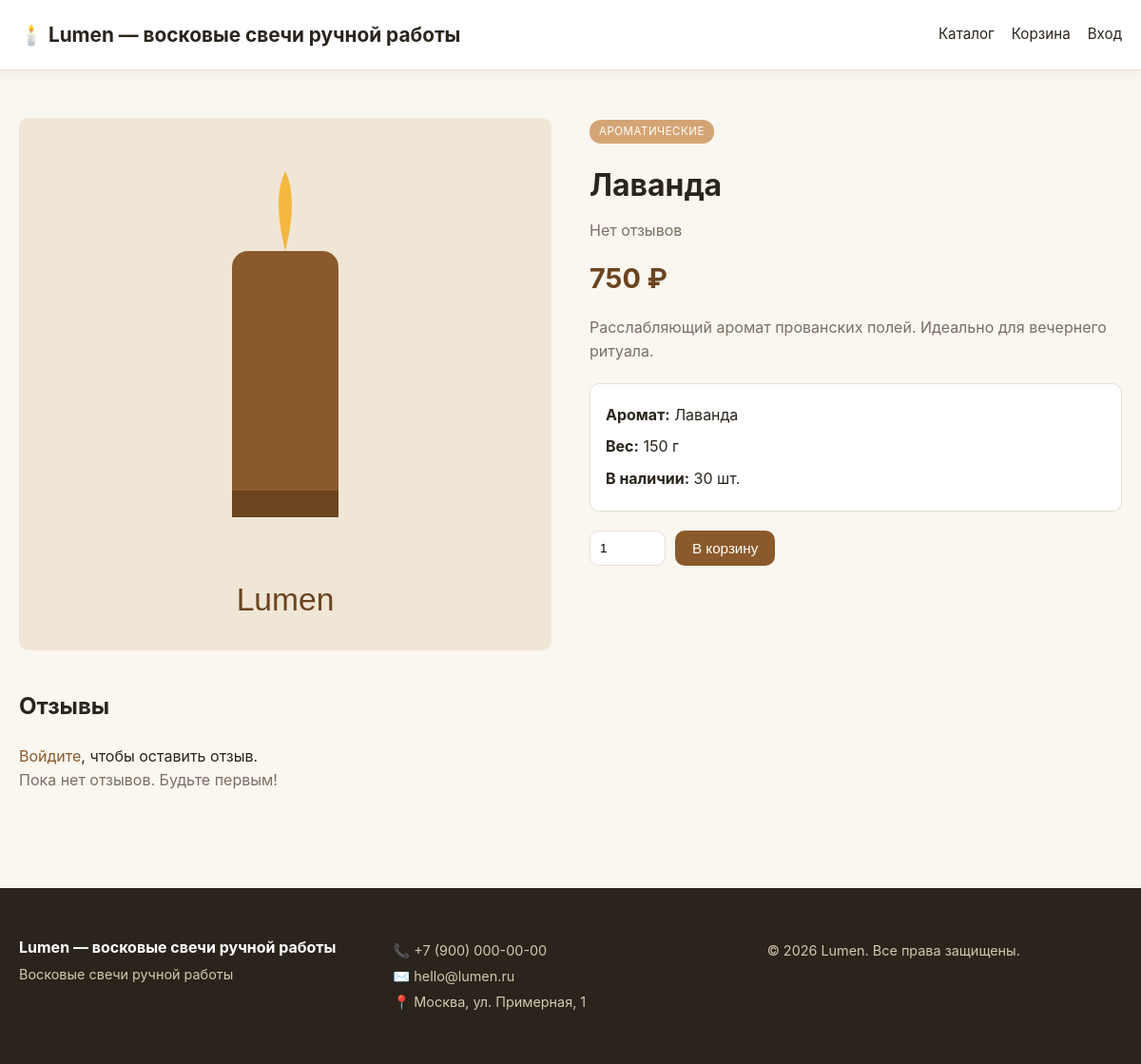
/product.php?id=2, run on the app's committed database.
### tables this page shows
CREATE TABLE IF NOT EXISTS products (
    id INT AUTO_INCREMENT PRIMARY KEY,
    category_id INT,
    name VARCHAR(200) NOT NULL,
    description TEXT,
    price DECIMAL(10,2) NOT NULL,
    stock INT DEFAULT 0,
    image VARCHAR(255),
    aroma VARCHAR(100),
    weight INT,
    active TINYINT(1) DEFAULT 1,
    created_at TIMESTAMP DEFAULT CURRENT_TIMESTAMP,
    FOREIGN KEY (category_id) REFERENCES categories(id) ON DELETE SET NULL
);

CREATE TABLE IF NOT EXISTS categories (
    id INT AUTO_INCREMENT PRIMARY KEY,
    name VARCHAR(100) NOT NULL,
    slug VARCHAR(100) UNIQUE NOT NULL
);

### includes/db.php (called while the page is built)
<?php
$cfg = require __DIR__ . '/../config.php';
$dsn = "mysql:host={$cfg['db']['host']};dbname={$cfg['db']['dbname']};charset={$cfg['db']['charset']}";
try {
    $pdo = new PDO($dsn, $cfg['db']['user'], $cfg['db']['pass'], [
        PDO::ATTR_ERRMODE => PDO::ERRMODE_EXCEPTION,
        PDO::ATTR_DEFAULT_FETCH_MODE => PDO::FETCH_ASSOC,
        PDO::ATTR_EMULATE_PREPARES => false,
    ]);
} catch (PDOException $e) {
    die('Ошибка подключения к БД: ' . htmlspecialchars($e->getMessage()));
}
function db(): PDO {
    static $instance = null;
    if ($instance === null) {
        global $pdo;
        $instance = $pdo;
    }
    return $instance;
}

### includes/functions.php (called while the page is built, shortened)
<?php
require_once __DIR__ . '/db.php';
function e($s){ return htmlspecialchars((string)$s, ENT_QUOTES, 'UTF-8'); }
function setting(string $key, $default = '') {
    static $cache = null;
    if ($cache === null) {
        $rows = db()->query("SELECT `key`, value FROM settings")->fetchAll();
        $cache = [];
        foreach ($rows as $r) $cache[$r['key']] = $r['value'];
    }
    return $cache[$key] ?? $default;
}
function current_user() {
    return $_SESSION['user'] ?? null;
}
function product_image($img) {
    return 'assets/placeholder.svg';
}
function money($v) {
    return number_format((float)$v, 0, ',', ' ') . ' ' . setting('currency', '₽');
}

### product.php (the view, shortened to what this page needs)
<?php
require_once __DIR__ . '/includes/functions.php';
$id = (int)($_GET['id'] ?? 0);
$stmt = db()->prepare("SELECT p.*, c.name AS category_name FROM products p LEFT JOIN categories c ON p.category_id=c.id WHERE p.id=? AND p.active=1");
$stmt->execute([$id]);
$p = $stmt->fetch();
$rev = db()->prepare("SELECT COUNT(*) cnt, AVG(rating) avg FROM reviews WHERE product_id=? AND approved=1");
$rev->execute([$id]);
$rev = $rev->fetch();
$reviews = db()->prepare("SELECT r.*, u.name FROM reviews r JOIN users u ON r.user_id=u.id WHERE r.product_id=? AND r.approved=1 ORDER BY r.created_at DESC");
$reviews->execute([$id]);
$reviews = $reviews->fetchAll();
require __DIR__ . '/includes/header.php';
?>
<div class="product-detail">
  <div class="pd-image">
    <img src="<?= product_image($p['image']) ?>" alt="<?= e($p['name']) ?>">
  </div>
  <div class="pd-info">
    <?php if($p['category_name']): ?><span class="cat-tag"><?= e($p['category_name']) ?></span><?php endif; ?>
    <h1><?= e($p['name']) ?></h1>
    <div class="rating-summary">
      <?php if($rev['cnt']>0): ?>
        <?php for($i=1;$i<=5;$i++): ?><span class="<?= $i<=round($rev['avg'])?'star-filled':'star-empty' ?>">★</span><?php endfor; ?>
        <span><?= number_format($rev['avg'],1) ?> (<?= $rev['cnt'] ?>)</span>
      <?php else: ?>
        <span class="muted">Нет отзывов</span>
      <?php endif; ?>
    </div>
    <p class="big-price"><?= money($p['price']) ?></p>
    <p class="description"><?= nl2br(e($p['description'])) ?></p>
    <div class="specs">
      <?php if($p['aroma']): ?><div><strong>Аромат:</strong> <?= e($p['aroma']) ?></div><?php endif; ?>
      <?php if($p['weight']): ?><div><strong>Вес:</strong> <?= $p['weight'] ?> г</div><?php endif; ?>
      <div><strong>В наличии:</strong> <?= $p['stock'] ?> шт.</div>
    </div>
    <?php if($p['stock']>0): ?>
      <form method="post" action="/cart.php" class="add-to-cart-form">
        <input type="number" name="qty" value="1" min="1" max="<?= $p['stock'] ?>">
        <button class="btn btn-primary">В корзину</button>
      </form>
    <?php else: ?>
      <p class="out-of-stock">Товара нет в наличии</p>
    <?php endif; ?>
  </div>
</div>
<section class="reviews-section">
  <h2>Отзывы</h2>
  <?php if(current_user()): ?>
    <form method="post" class="review-form">
      <input type="hidden" name="csrf" value="<?= csrf_token() ?>">
      <input type="hidden" name="action" value="review">
      <div class="star-input" id="starInput">
        <?php for($i=1;$i<=5;$i++): ?>
          <span data-val="<?= $i ?>">★</span>
        <?php endfor; ?>
        <input type="hidden" name="rating" id="ratingInput" value="5" required>
      </div>
      <textarea name="comment" placeholder="Ваш отзыв..." required></textarea>
      <button class="btn btn-primary">Отправить отзыв</button>
    </form>
  <?php else: ?>
    <p><a href="/auth.php">Войдите</a>, чтобы оставить отзыв.</p>
  <?php endif; ?>
  <div class="reviews-list">
    <?php if(!$reviews): ?>
      <p class="muted">Пока нет отзывов. Будьте первым!</p>
    <?php else: foreach($reviews as $r): ?>
      <article class="review">
        <header>
          <strong><?= e($r['name']) ?></strong>
          <span class="stars"><?php for($i=1;$i<=5;$i++): ?><span class="<?= $i<=$r['rating']?'star-filled':'star-empty' ?>">★</span><?php endfor; ?></span>
          <time><?= date('d.m.Y', strtotime($r['created_at'])) ?></time>
        </header>
        <p><?= nl2br(e($r['comment'])) ?></p>
      </article>
    <?php endforeach; endif; ?>
  </div>
</section>
<?php require __DIR__ . '/includes/footer.php'; ?>

### assets/style.css (style rules this page uses)
:root { --bg:#faf6f0; --card:#fff; --text:#2a241c; --muted:#7a6f60; --primary:#8b5a2b; --primary-dark:#6b4420; --accent:#d4a574; --border:#e8dfd2; --success:#2d7a4f; --error:#b33a3a; --radius:10px; --shadow:0 2px 12px rgba(90,60,20,.08); }
* { box-sizing:border-box;margin:0;padding:0 }
body { font-family:-apple-system,BlinkMacSystemFont,'Segoe UI',Roboto,sans-serif;background:var(--bg);color:var(--text);line-height:1.6;min-height:100vh;display:flex;flex-direction:column }
a { color:var(--primary);text-decoration:none }
img { max-width:100%;display:block }
.cat-tag { display:inline-block;background:var(--accent);color:#fff;font-size:.72rem;padding:3px 10px;border-radius:12px;margin-bottom:8px;text-transform:uppercase;letter-spacing:.5px }
.btn { display:inline-block;padding:10px 18px;border:none;border-radius:var(--radius);font-size:.95rem;cursor:pointer;transition:all .2s;text-decoration:none;background:var(--border);color:var(--text) }
.btn-primary { background:var(--primary);color:#fff }
.product-detail { display:grid;grid-template-columns:1fr 1fr;gap:40px;margin:30px 0 }
.pd-image img { width:100%;border-radius:var(--radius);background:#eee;aspect-ratio:1;object-fit:cover }
.pd-info h1 { font-size:2rem;margin:10px 0 }
.big-price { font-size:1.8rem;font-weight:700;color:var(--primary-dark);margin:15px 0 }
.description { color:var(--muted);margin-bottom:20px }
.specs { background:var(--card);padding:16px;border-radius:var(--radius);margin-bottom:20px;border:1px solid var(--border) }
.specs div { padding:4px 0 }
.add-to-cart-form { display:flex;gap:10px;align-items:center }
.add-to-cart-form input[type=number] { width:80px;padding:10px;border:1px solid var(--border);border-radius:var(--radius) }
.rating-summary { display:flex;align-items:center;gap:6px;color:var(--muted);margin-bottom:8px }
.reviews-section { margin:40px 0 }
.reviews-section h2 { margin-bottom:20px }
.muted { color:var(--muted) }

### data on the page
products: category.name "АРОМАТИЧЕСКИЕ", name "Лаванда", price "750 ₽", description "Расслабляющий аромат прованских полей. Идеально для вечернего ритуала.", aroma "Лаванда", weight "150", stock "30"

### other printed values
$shopName "Lumen — восковые свечи ручной работы"
setting('shop_name','Lumen') "Lumen — восковые свечи ручной работы"
setting('shop_phone','') "+7 (900) 000-00-00"
setting('shop_email','') "hello@lumen.ru"
setting('shop_address','') "Москва, ул. Примерная, 1"
